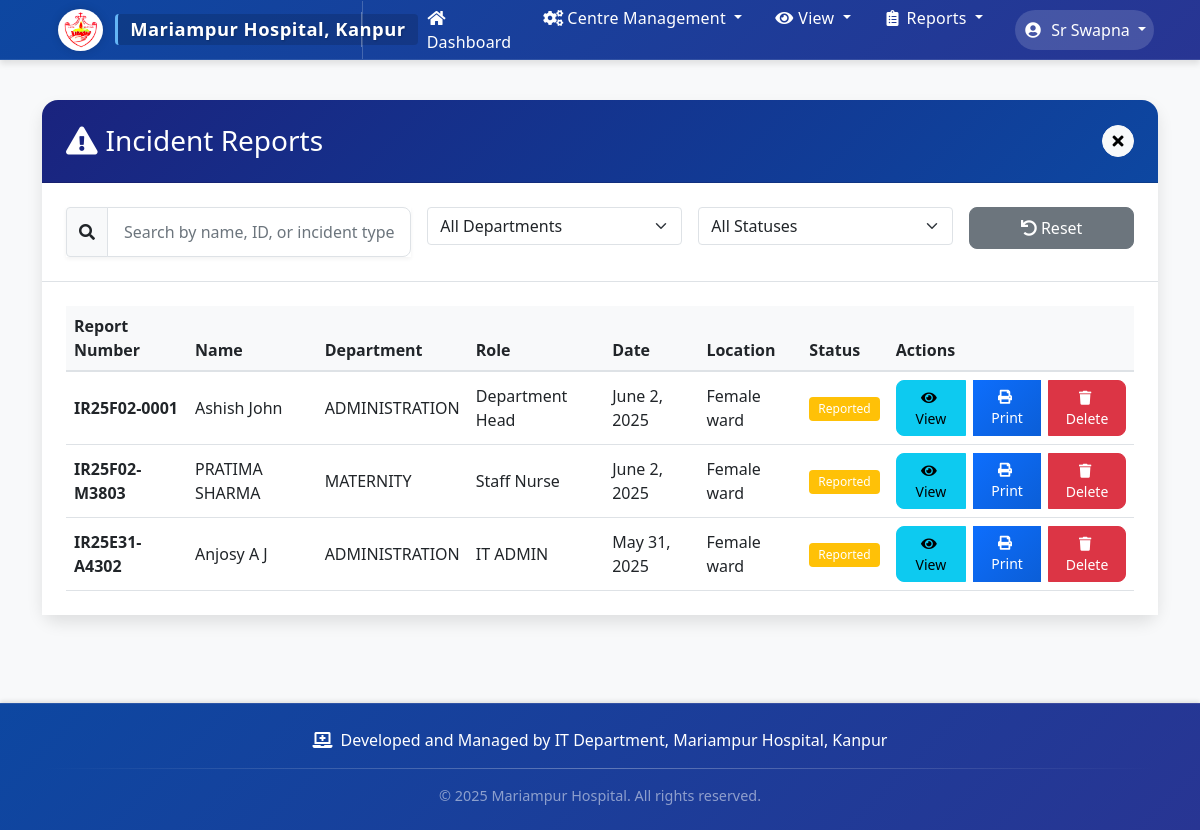
/incident-reports/ (signed in), run on an earlier commit of the app's database.
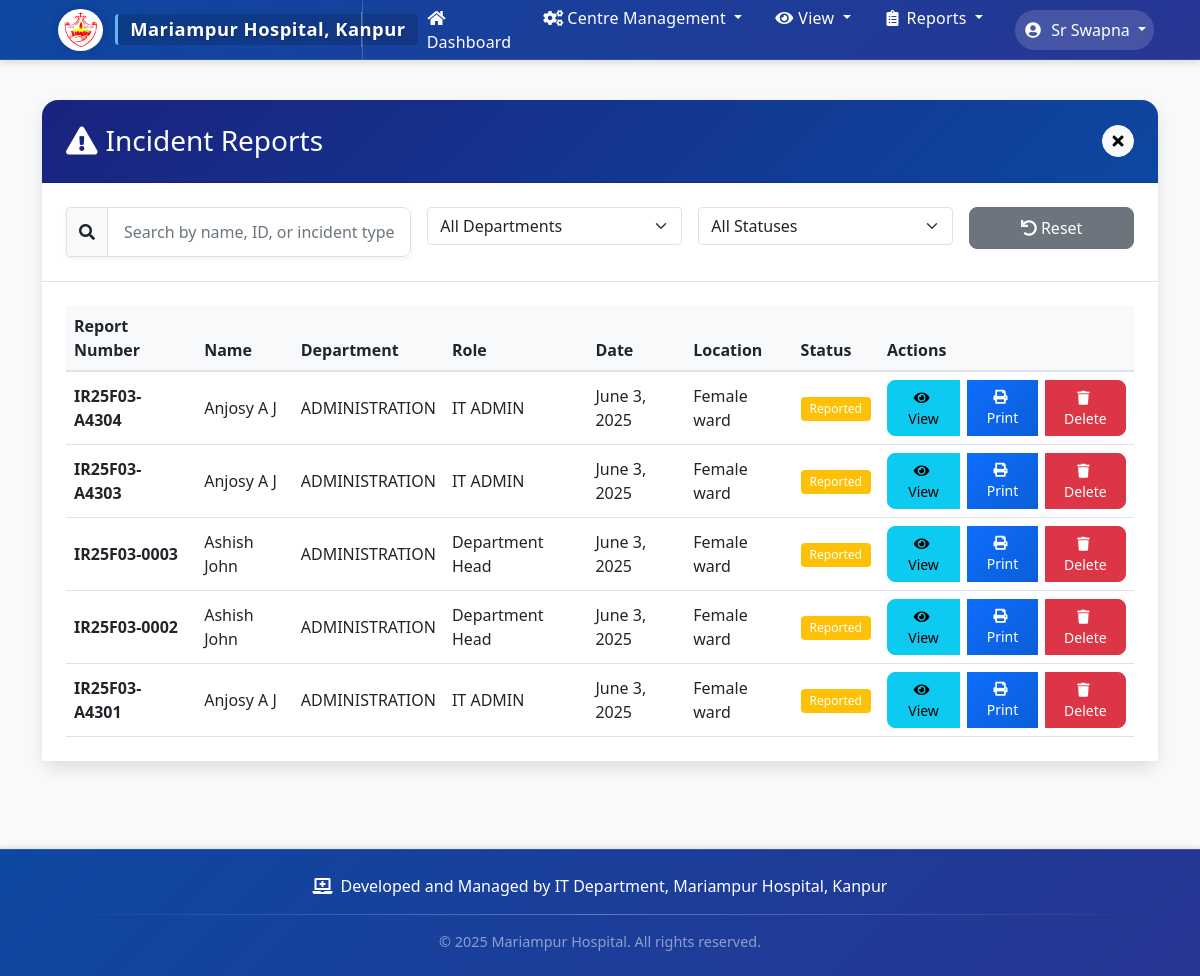
And on a later commit of the database.
### staff_monitor/models.py (models this page shows, shortened)
class IncidentReport(models.Model):
    staff = models.ForeignKey(Staff, on_delete=models.CASCADE, related_name='incident_reports', null=True, blank=True)
    department_head = models.ForeignKey(DepartmentHead, on_delete=models.CASCADE, null=True, blank=True, related_name='incident_reports')
    reporter = models.ForeignKey(User, on_delete=models.CASCADE, related_name='reported_incidents')
    report_number = models.CharField(max_length=50, unique=True)
    incident_date = models.DateField()
    incident_time = models.TimeField()
    incident_location = models.CharField(max_length=255)
    incident_types = models.TextField(default="[]")  # JSON string of list
    other_incident_type = models.CharField(max_length=255, blank=True, null=True)
    incident_description = models.TextField(blank=True)  # New field for describing selected incidents
    related_parties = models.TextField(default="[]")  # JSON string of list
    individuals_involved = models.TextField(default="[]")  # JSON string containing individual names, departments, positions, roles
    incident_photo = models.ImageField(upload_to='incident_photos/', blank=True, null=True)
    immediate_action = models.TextField(blank=True)
    follow_up_actions = models.TextField(blank=True)
    prepared_by = models.CharField(max_length=255)
    reporter_position = models.CharField(max_length=255, blank=True)
    STATUS_CHOICES = [
        ('reported', 'Reported'),
        ('under_investigation', 'Under Investigation'),
        ('resolved', 'Resolved'),
        ('closed', 'Closed')
    ]
    status = models.CharField(max_length=20, choices=STATUS_CHOICES, default='reported')
    created_at = models.DateTimeField(auto_now_add=True)
    updated_at = models.DateTimeField(auto_now=True)
    class Meta:
        ordering = ['-incident_date', '-incident_time']

class DepartmentHead(models.Model):
    user = models.OneToOneField(User, on_delete=models.CASCADE)
    department = models.ForeignKey(Department, on_delete=models.PROTECT)
    subdepartment = models.ForeignKey(SubDepartment, on_delete=models.PROTECT, null=True, blank=True)
    designation = models.CharField(max_length=100, default="Department Head")
    contact_number = models.CharField(max_length=15)
    joining_date = models.DateField(null=True, blank=True)
    appointment_date = models.DateField(null=True, blank=True)
    managed_staff = models.ManyToManyField('Staff', related_name='supervisors', blank=True)
    is_hr_head = models.BooleanField(default=False)

class Department(models.Model):
    name = models.CharField(max_length=100, unique=True)
    created_at = models.DateTimeField(auto_now_add=True)
    def __str__(self):
        return self.name
    class Meta:
        ordering = ['name']

class Staff(models.Model):
    user = models.OneToOneField(User, on_delete=models.CASCADE)
    employee_id = models.CharField(max_length=20, unique=True)
    department = models.ForeignKey(Department, on_delete=models.PROTECT)
    subdepartment = models.ForeignKey(SubDepartment, on_delete=models.PROTECT, null=True, blank=True)
    position = models.CharField(max_length=100)
    joining_date = models.DateField()
    appointment_date = models.DateField(null=True, blank=True)

### staff_monitor/views.py (the view, shortened to what this page needs)
# urls.py: path('incident-reports/', views.incident_report_list, name='incident_report_list'),
@login_required
def incident_report_list(request):
    try:
        if request.user.is_staff:
            is_authorized = True
            reports = IncidentReport.objects.all().order_by('-incident_date', '-incident_time')
        if not is_authorized:
            messages.error(request, "You do not have permission to view incident reports.")
            return redirect('dashboard')
        departments = Department.objects.all().order_by('name')
        return render(request, 'staff_monitor/incident_report_list.html', {
            'reports': reports,
            'departments': departments,
            'status_choices': IncidentReport.STATUS_CHOICES
        })
    except Exception as e:
        messages.error(request, f"Error loading incident reports: {str(e)}")
        return redirect('dashboard')

### staff_monitor/templates/staff_monitor/incident_report_list.html (shortened to what this page needs)
{% extends 'staff_monitor/base.html' %}
{% block content %}
<div class="card">
    <div class="card-header bg-primary text-white d-flex justify-content-between align-items-center">
        <h3 class="mb-0">
            <i class="fas fa-exclamation-triangle me-2"></i>Incident Reports
        </h3>
        <a href="{% url 'dashboard' %}" class="btn btn-light btn-sm close-btn">
            <i class="fas fa-times"></i>
        </a>
    </div>
    <div class="card-body border-bottom">
        <div class="row g-3">
            <div class="col-md-4">
                <div class="input-group">
                    <span class="input-group-text bg-light">
                        <i class="fas fa-search"></i>
                    </span>
                    <input type="text" id="searchInput" class="form-control" placeholder="Search by name, ID, or incident type...">
                </div>
            </div>
            <div class="col-md-3">
                <select id="departmentFilter" class="form-select">
                    <option value="">All Departments</option>
                </select>
            </div>
            <div class="col-md-3">
                <select id="statusFilter" class="form-select">
                    <option value="">All Statuses</option>
                </select>
            </div>
            <div class="col-md-2">
                <button id="resetFilters" class="btn btn-secondary w-100">
                    <i class="fas fa-undo me-1"></i>Reset
                </button>
            </div>
        </div>
    </div>
    <div class="card-body">
        <div class="table-responsive">
            <table class="table table-hover" id="incidentReportsTable">
                <thead class="table-light">
                    <tr>
                        <th>Report Number</th>
                        <th>Name</th>
                        <th>Department</th>
                        <th>Role</th>
                        <th>Date</th>
                        <th>Location</th>
                        <th>Status</th>
                        <th>Actions</th>
                    </tr>
                </thead>
                <tbody>
                    {% for report in reports %}
                        <tr class="report-row">
                            <td class="fw-bold">{{ report.report_number }}</td>
                            <td>
                                {% if report.staff %}
                                    {{ report.staff.user.get_full_name }}
                                {% elif report.department_head %}
                                    {{ report.department_head.user.get_full_name }}
                                {% endif %}
                            </td>
                            <td>
                                {% if report.staff %}
                                    {{ report.staff.department }}
                                {% elif report.department_head %}
                                    {{ report.department_head.department }}
                                {% endif %}
                            </td>
                            <td>
                                {% if report.staff %}
                                    {{ report.staff.position }}
                                {% elif report.department_head %}
                                    {{ report.department_head.designation }}
                                {% endif %}
                            </td>
                            <td>{{ report.incident_date }}</td>
                            <td>{{ report.incident_location }}</td>
                            <td>
                                <span class="badge {% if report.status == 'reported' %}bg-warning{% elif report.status == 'under_investigation' %}bg-info{% elif report.status == 'resolved' %}bg-success{% else %}bg-secondary{% endif %}">
                                    {{ report.get_status_display }}
                                </span>
                            </td>
                            <td>
                                <div class="btn-group">
                                    <a href="{% url 'view_incident_report' report.id %}" class="btn btn-info btn-sm">
                                        <i class="fas fa-eye me-1"></i>View
                                    </a>
                                    <a href="{% url 'print_incident_report' report.id %}" class="btn btn-primary btn-sm" target="_blank">
                                        <i class="fas fa-print me-1"></i>Print
                                    </a>
                                    {% if user.is_staff %}
                                    <button class="btn btn-danger btn-sm delete-report"
                                            data-report-id="{{ report.id }}"
                                            data-staff-name="{% if report.staff %}{{ report.staff.user.get_full_name }}{% elif report.department_head %}{{ report.department_head.user.get_full_name }}{% endif %}"
                                            data-report-number="{{ report.report_number }}">
                                        <i class="fas fa-trash me-1"></i>Delete
                                    </button>
                                    {% endif %}
                                </div>
                            </td>
                        </tr>
                    {% empty %}
                        <tr>
                            <td colspan="8" class="text-center py-4">
                                <i class="fas fa-exclamation-triangle text-muted me-2"></i>No incident reports found
                            </td>
                        </tr>
                    {% endfor %}
                </tbody>
            </table>
        </div>
    </div>
</div>
{% endblock %}

### staff_monitor/templates/staff_monitor/base.html (shortened to what this page needs)
{% load static %}
<!DOCTYPE html>
<html lang="en">
<head>
    <link href="https://cdn.jsdelivr.net/npm/bootstrap@5.1.3/dist/css/bootstrap.min.css" rel="stylesheet">
    <link href="https://cdnjs.cloudflare.com/ajax/libs/font-awesome/5.15.4/css/all.min.css" rel="stylesheet">
    <link href="https://cdn.jsdelivr.net/npm/sweetalert2@11.7.32/dist/sweetalert2.min.css" rel="stylesheet">
</head>
<body>
    <nav class="navbar navbar-expand-lg navbar-dark">
        <div class="container">
            <a class="navbar-brand" href="{% url 'dashboard' %}">
                <img src="{% static 'images/hospital-logo.png' %}" alt="Hospital Logo">
                <div class="hospital-name">Mariampur Hospital, Kanpur</div>
            </a>
            {% if request.path != '/login/' %}
            {% if user.is_authenticated %}
            <div class="collapse navbar-collapse" id="navbarNav">
                <ul class="navbar-nav me-auto">
                    <li class="nav-item">
                        <a class="nav-link nav-btn" href="{% url 'dashboard' %}">
                            <i class="fas fa-home me-1"></i>Dashboard
                        </a>
                    </li>
                {% if user.is_staff %}
                    <li class="nav-item dropdown">
                        <a class="nav-link dropdown-toggle nav-btn" href="#" id="centerManagementDropdown" role="button" data-bs-toggle="dropdown" aria-expanded="false">
                            <i class="fas fa-cogs me-1"></i>Centre Management
                        </a>
                    </li>
                    <li class="nav-item dropdown">
                        <a class="nav-link dropdown-toggle nav-btn" href="#" id="viewDropdown" role="button" data-bs-toggle="dropdown" aria-expanded="false">
                            <i class="fas fa-eye me-1"></i>View
                        </a>
                    </li>
                    <li class="nav-item dropdown">
                        <a class="nav-link dropdown-toggle nav-btn" href="#" id="reportsDropdown" role="button" data-bs-toggle="dropdown" aria-expanded="false">
                            <i class="fas fa-clipboard-list me-1"></i>Reports
                        </a>
                    </li>
                {% endif %}
                </ul>
                <ul class="navbar-nav ms-auto">
                    <li class="nav-item dropdown">
                        <a class="nav-link dropdown-toggle user-dropdown-btn" href="#" id="userDropdown" role="button" data-bs-toggle="dropdown" aria-expanded="false">
                            <i class="fas fa-user-circle me-1"></i>
                            {{ user.get_full_name|default:user.username }}
                        </a>
                    </li>
                </ul>
            </div>
            {% endif %}
            {% endif %}
        </div>
    </nav>
    <div class="content-wrapper">
    <div class="container mt-4">
        {% block content %}
        {% endblock %}
    </div>
    </div>
    <footer class="footer">
        <div class="container">
            <div class="footer-content">
                <i class="fas fa-laptop-medical"></i>
                <span>Developed and Managed by IT Department, Mariampur Hospital, Kanpur</span>
            </div>
            <div class="footer-divider"></div>
            <div class="text-center text-white-50" style="font-size: 0.9rem;">
                <span>&copy; {% now "Y" %} Mariampur Hospital. All rights reserved.</span>
            </div>
        </div>
    </footer>
</body>
</html>

What changed in the data, as far as the page shows it:
removed IncidentReport: report_number "IR25F02-0001", department_head.user.get_full_name "Ashish John", department_head.department "ADMINISTRATION", department_head.designation "Department Head", incident_date "June 2, 2025", incident_location "Female ward", status "Reported"
removed IncidentReport: report_number "IR25F02-M3803", staff.user.get_full_name "PRATIMA SHARMA", staff.department "MATERNITY", staff.position "Staff Nurse", incident_date "June 2, 2025", incident_location "Female ward", status "Reported"
removed IncidentReport: report_number "IR25E31-A4302", staff.user.get_full_name "Anjosy A J", staff.department "ADMINISTRATION", staff.position "IT ADMIN", incident_date "May 31, 2025", incident_location "Female ward", status "Reported"
added IncidentReport: report_number "IR25F03-A4304", staff.user.get_full_name "Anjosy A J", staff.department "ADMINISTRATION", staff.position "IT ADMIN", incident_date "June 3, 2025", incident_location "Female ward", status "Reported"
added IncidentReport: report_number "IR25F03-A4303", staff.user.get_full_name "Anjosy A J", staff.department "ADMINISTRATION", staff.position "IT ADMIN", incident_date "June 3, 2025", incident_location "Female ward", status "Reported"
added IncidentReport: report_number "IR25F03-0003", department_head.user.get_full_name "Ashish John", department_head.department "ADMINISTRATION", department_head.designation "Department Head", incident_date "June 3, 2025", incident_location "Female ward", status "Reported"
added IncidentReport: report_number "IR25F03-0002", department_head.user.get_full_name "Ashish John", department_head.department "ADMINISTRATION", department_head.designation "Department Head", incident_date "June 3, 2025", incident_location "Female ward", status "Reported"
added IncidentReport: report_number "IR25F03-A4301", staff.user.get_full_name "Anjosy A J", staff.department "ADMINISTRATION", staff.position "IT ADMIN", incident_date "June 3, 2025", incident_location "Female ward", status "Reported"
